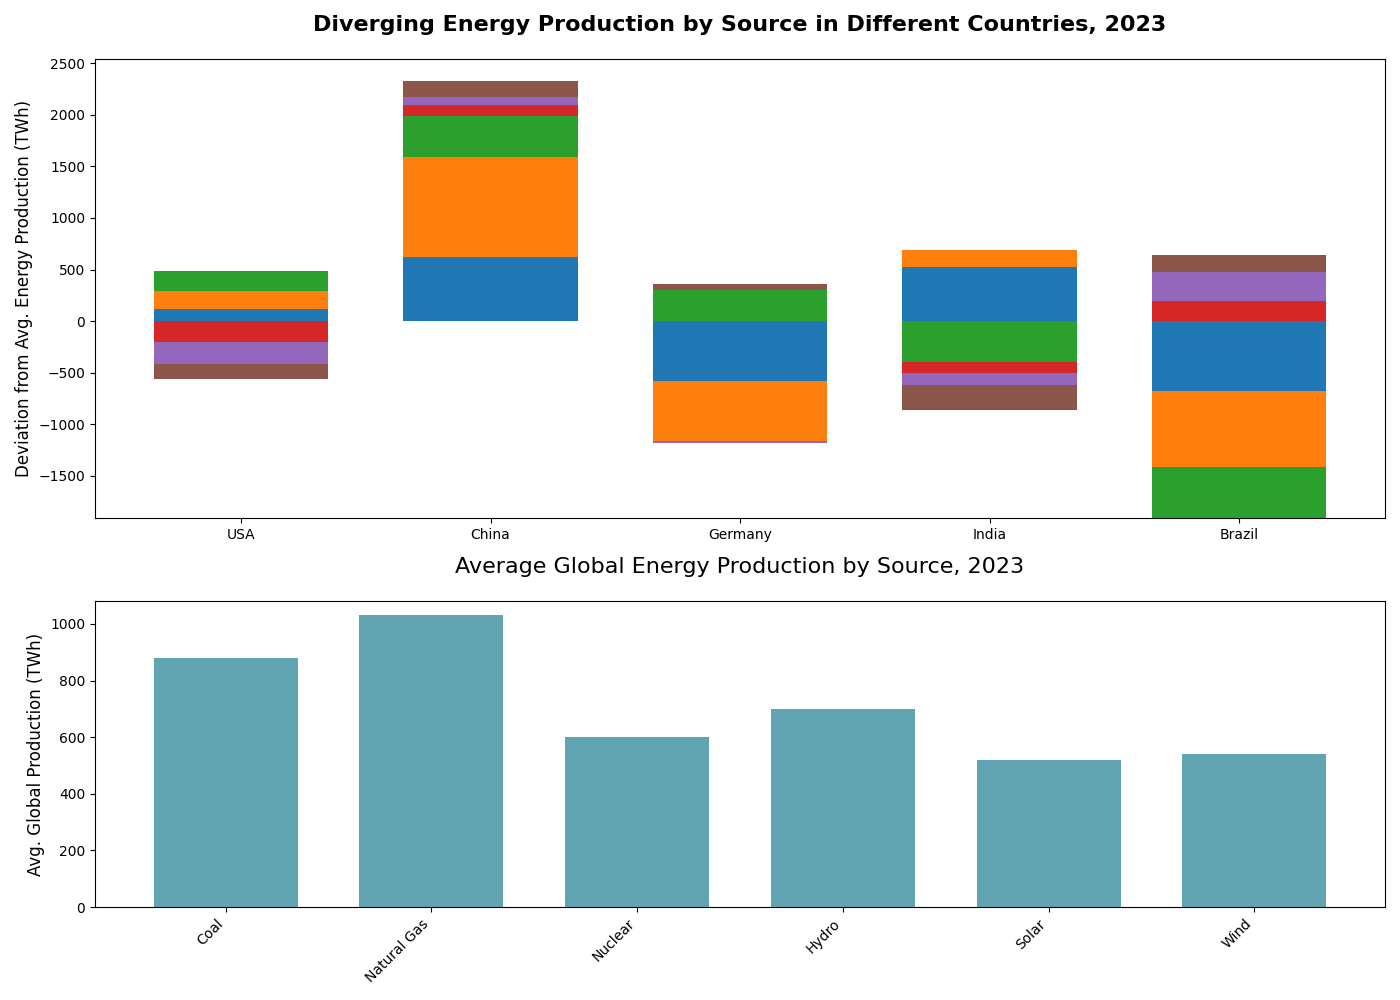

The script that drew this image:
import matplotlib.pyplot as plt
import numpy as np

sources = ['Coal', 'Natural Gas', 'Nuclear', 'Hydro', 'Solar', 'Wind']
countries = ['USA', 'China', 'Germany', 'India', 'Brazil']

energy_data = [
    [1000, 1200, 800, 500, 300, 400],  
    [1500, 2000, 1000, 800, 600, 700],  
    [300, 450, 900, 700, 500, 600],     
    [1400, 1200, 200, 600, 400, 300],   
    [200, 300, 100, 900, 800, 700]      
]

average_production = np.mean(energy_data, axis=0)
deviation_data = energy_data - average_production

fig, (ax1, ax2) = plt.subplots(2, 1, figsize=(14, 10), gridspec_kw={'height_ratios': [3, 2]})

bar_width = 0.7
colors = ['#1f77b4', '#ff7f0e', '#2ca02c', '#d62728', '#9467bd', '#8c564b']
bottoms_pos = np.zeros(len(countries))
bottoms_neg = np.zeros(len(countries))

for source_idx, (source, color) in enumerate(zip(sources, colors)):
    source_data = deviation_data[:, source_idx]
    pos_data = np.where(source_data >= 0, source_data, 0)
    neg_data = np.where(source_data < 0, source_data, 0)
    
    ax1.bar(countries, pos_data, width=bar_width, bottom=bottoms_pos, color=color)
    ax1.bar(countries, neg_data, width=bar_width, bottom=bottoms_neg, color=color)
    
    bottoms_pos += pos_data
    bottoms_neg += neg_data

ax1.set_ylabel('Deviation from Avg. Energy Production (TWh)', fontsize=12)
ax1.set_title('Diverging Energy Production by Source in Different Countries, 2023', fontsize=16, fontweight='bold', pad=20)

ax2.bar(sources, average_production, color=['#61a4b2'], width=bar_width)
ax2.set_ylabel('Avg. Global Production (TWh)', fontsize=12)
ax2.set_title('Average Global Energy Production by Source, 2023', fontsize=16, pad=20)
ax2.set_xticklabels(sources, rotation=45, ha='right')

plt.tight_layout()
plt.show()
